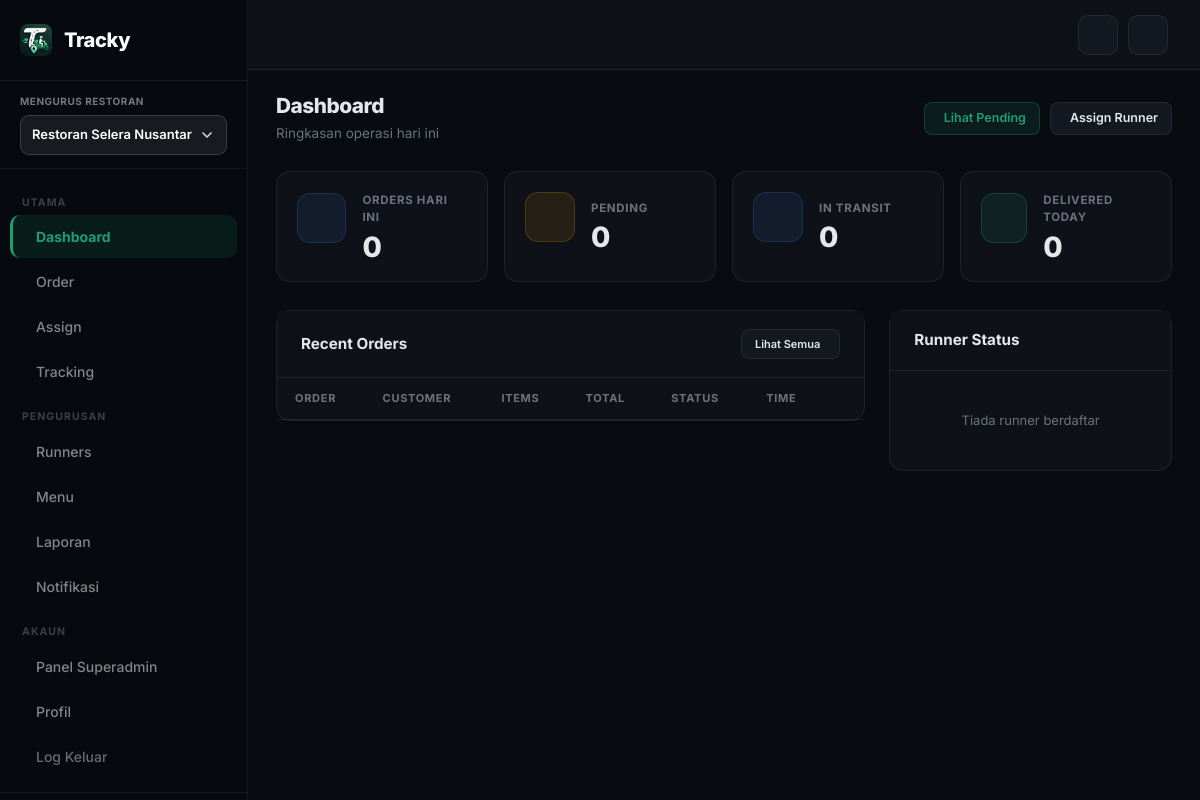
Before: /admin/admin_dashboard.php (signed in) with the older database file.
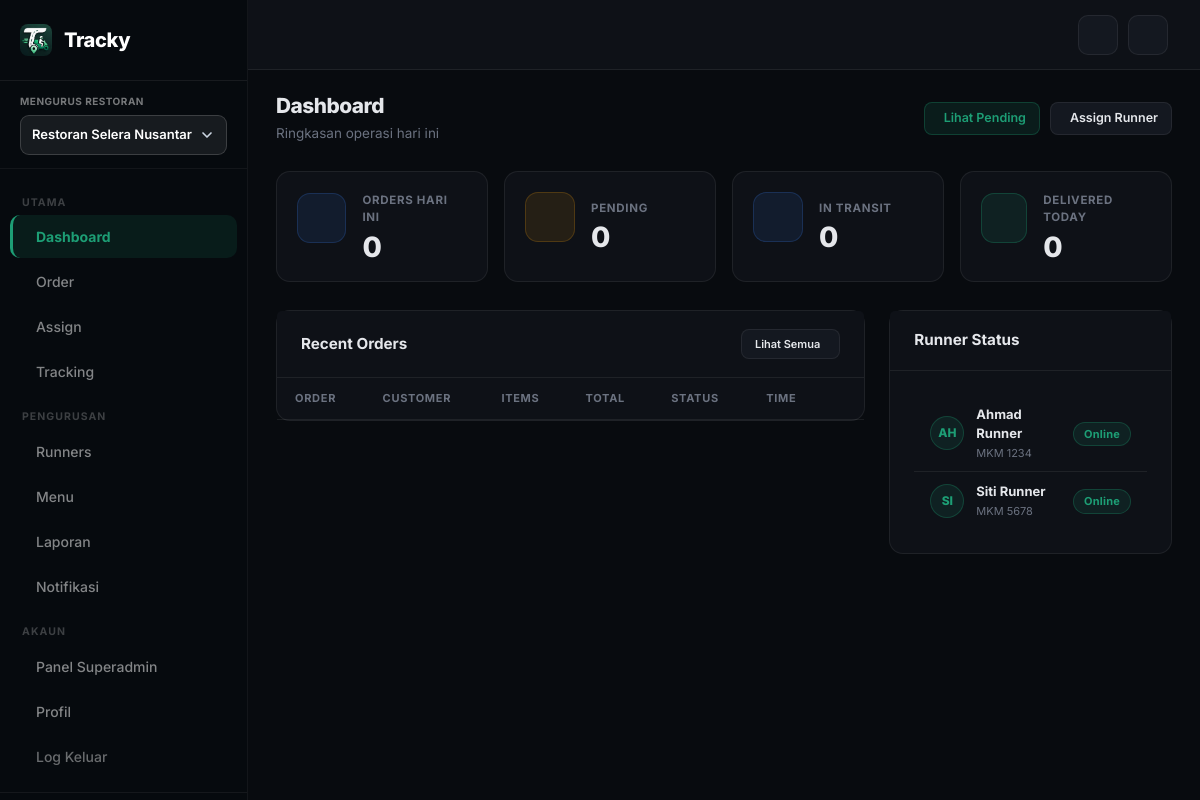
After: the same page with the newer database file.
### tables this page shows
CREATE TABLE runners (
  id INT AUTO_INCREMENT PRIMARY KEY,
  user_id INT NOT NULL,
  restaurant_id INT NULL,
  vehicle_no VARCHAR(20),
  phone VARCHAR(20),
  status ENUM('online','offline','busy') DEFAULT 'offline',
  created_at TIMESTAMP DEFAULT CURRENT_TIMESTAMP,
  INDEX idx_runners_restaurant (restaurant_id),
  FOREIGN KEY (user_id) REFERENCES users(id),
  FOREIGN KEY (restaurant_id) REFERENCES restaurants(id)
);

CREATE TABLE users (
  id INT AUTO_INCREMENT PRIMARY KEY,
  name VARCHAR(100) NOT NULL,
  email VARCHAR(100) UNIQUE NOT NULL,
  password VARCHAR(255) NOT NULL,
  role ENUM('superadmin','admin','staff','runner') NOT NULL,
  phone VARCHAR(20),
  restaurant_id INT NULL,
  is_active TINYINT DEFAULT 1,
  created_at TIMESTAMP DEFAULT CURRENT_TIMESTAMP,
  INDEX idx_users_restaurant (restaurant_id),
  FOREIGN KEY (restaurant_id) REFERENCES restaurants(id)
);

### includes/functions.php (called while the page is built, shortened)
<?php
function e(?string $value): string
{
    return htmlspecialchars($value ?? '', ENT_QUOTES, 'UTF-8');
}
function activeRestaurantId(): int
{
    $role = $_SESSION['role'] ?? '';
    if ($role === 'superadmin') {
        return (int) ($_SESSION['sa_acting_restaurant'] ?? 0);
    }
    return (int) ($_SESSION['restaurant_id'] ?? 0);
}

### admin/admin_dashboard.php (the view, shortened to what this page needs)
<?php
require_once __DIR__ . '/../includes/db.php';
require_once __DIR__ . '/../includes/functions.php';
$rid = activeRestaurantId();
$today = mysqli_query($conn, "SELECT COUNT(*) c FROM orders WHERE restaurant_id=$rid AND DATE(created_at)=CURDATE()");
$pending = mysqli_query($conn, "SELECT COUNT(*) c FROM orders WHERE restaurant_id=$rid AND status='pending'");
$transit = mysqli_query($conn, "SELECT COUNT(*) c FROM orders WHERE restaurant_id=$rid AND status IN ('picked_up','in_transit')");
$delivered = mysqli_query($conn, "SELECT COUNT(*) c FROM orders WHERE restaurant_id=$rid AND status='delivered' AND DATE(created_at)=CURDATE()");
$stats = [
    'today' => (int)mysqli_fetch_assoc($today)['c'],
    'pending' => (int)mysqli_fetch_assoc($pending)['c'],
    'transit' => (int)mysqli_fetch_assoc($transit)['c'],
    'delivered' => (int)mysqli_fetch_assoc($delivered)['c'],
];
$runners = mysqli_query($conn, "SELECT r.*, u.name FROM runners r JOIN users u ON u.id=r.user_id WHERE u.is_active=1 AND r.restaurant_id=$rid ORDER BY u.name");
require_once __DIR__ . '/../includes/admin_layout_start.php';
?>
<div class="page-header">
  <div class="page-header-left">
    <h4>Dashboard</h4>
    <p>Ringkasan operasi hari ini</p>
  </div>
  <div class="page-header-right">
    <a href="/tracky/admin/admin_orders.php?status=pending" class="btn-icon primary"><i class="ti ti-shopping-bag"></i> Lihat Pending</a>
    <a href="/tracky/admin/admin_assign.php" class="btn-icon"><i class="ti ti-route"></i> Assign Runner</a>
  </div>
</div>
<div class="stats-grid" id="stats-row">
  <div class="stat-card">
    <div class="d-flex align-items-center gap-3">
      <div class="stat-icon blue"><i class="ti ti-shopping-bag"></i></div>
      <div>
        <div class="stat-label">Orders Hari Ini</div>
        <div class="stat-value" id="stat-today"><?= $stats['today'] ?></div>
      </div>
    </div>
  </div>
  <div class="stat-card">
    <div class="d-flex align-items-center gap-3">
      <div class="stat-icon amber"><i class="ti ti-clock-hour-4"></i></div>
      <div>
        <div class="stat-label">Pending</div>
        <div class="stat-value" id="stat-pending"><?= $stats['pending'] ?></div>
      </div>
    </div>
  </div>
  <div class="stat-card">
    <div class="d-flex align-items-center gap-3">
      <div class="stat-icon blue"><i class="ti ti-bike"></i></div>
      <div>
        <div class="stat-label">In Transit</div>
        <div class="stat-value" id="stat-transit"><?= $stats['transit'] ?></div>
      </div>
    </div>
  </div>
  <div class="stat-card">
    <div class="d-flex align-items-center gap-3">
      <div class="stat-icon green"><i class="ti ti-circle-check"></i></div>
      <div>
        <div class="stat-label">Delivered Today</div>
        <div class="stat-value" id="stat-delivered"><?= $stats['delivered'] ?></div>
      </div>
    </div>
  </div>
</div>
<div class="row g-4">
  <div class="col-lg-8">
    <div class="card">
      <div class="card-header d-flex align-items-center justify-content-between">
        <span>Recent Orders</span>
        <a href="/tracky/admin/admin_orders.php" class="btn-icon" style="font-size:11px">Lihat Semua <i class="ti ti-arrow-right"></i></a>
      </div>
      <div class="table-responsive">
        <table class="table mb-0"><thead><tr><th>Order</th><th>Customer</th><th>Items</th><th>Total</th><th>Status</th><th>Time</th><th></th></tr></thead></table>
      </div>
    </div>
  </div>
  <div class="col-lg-4">
    <div class="card">
      <div class="card-header">Runner Status</div>
      <div class="card-body p-0">
        <?php mysqli_data_seek($runners, 0); $runner_list = []; while ($r = mysqli_fetch_assoc($runners)) $runner_list[] = $r; ?>
        <?php if (!$runner_list): ?>
        <div class="runner-empty">Tiada runner berdaftar</div>
        <?php else: ?>
        <?php foreach ($runner_list as $r): ?>
        <div class="runner-row">
          <div class="runner-avatar"><?= strtoupper(substr($r['name'],0,2)) ?></div>
          <div class="flex-grow-1">
            <div class="runner-row-name"><?= e($r['name']) ?></div>
            <div class="runner-row-meta"><?= e($r['vehicle_no']) ?></div>
          </div>
          <div class="runner-row-badge">
            <?php if ($r['status']==='online'): ?>
              <span class="badge-status status-assigned">Online</span>
            <?php elseif ($r['status']==='busy'): ?>
              <span class="badge-status status-assigned">Online</span>
            <?php else: ?>
              <span class="badge-status status-cancelled">Offline</span>
            <?php endif; ?>
          </div>
        </div>
        <?php endforeach; ?>
        <?php endif; ?>
      </div>
    </div>
  </div>
</div>
<?php
require_once __DIR__ . '/../includes/admin_layout_end.php'; ?>

Changed rows visible on the page:
now on this page (row edited): runners: user.name "AH", user.name "Ahmad Runner", vehicle_no "MKM 1234", status "Online"
now on this page (row edited): runners: user.name "SI", user.name "Siti Runner", vehicle_no "MKM 5678", status "Online"
Other visible differences:
text no longer shown: "Tiada runner berdaftar"
